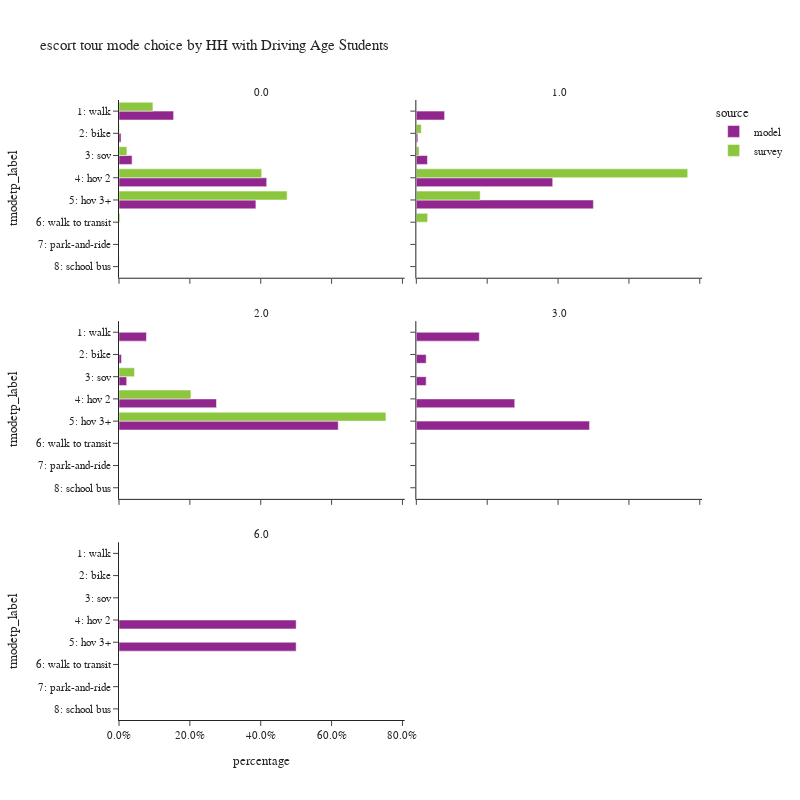

This figure's notebook cell:
### Code cell
plot_mode_choice(es_tour,
                 "hhhsc",
                 {
                  "tmodetp_label":["1: walk","2: bike","3: sov","4: hov 2","5: hov 3+","6: walk to transit",
                                   "7: park-and-ride","8: school bus","9: other–survey only"]},
                 "HH with Driving Age Students",2,800)

### Figure 1 — Plotly figure (JSON) as saved in the notebook; plotly's stock layout.template omitted (floating-point values rounded to 4 significant figures)
{"data": [{"alignmentgroup": "True", "customdata": [[114253], [4281], [27334], [308956], [286391]], "hovertemplate": "source=model<br>hhhsc=0.0<br>percentage=%{x}<br>tmodetp_label=%{y}<br>sample count=%{customdata[0]}<extra></extra>", "legendgroup": "model", "marker": {"color": "#91268F", "pattern": {"shape": ""}}, "name": "model", "offsetgroup": "model", "orientation": "h", "showlegend": true, "textposition": "auto", "type": "bar", "x": [0.1541, 0.005776, 0.03688, 0.4168, 0.3864], "xaxis": "x5", "y": ["1: walk", "2: bike", "3: sov", "4: hov 2", "5: hov 3+"], "yaxis": "y5"}, {"alignmentgroup": "True", "customdata": [[5407], [284], [2124], [26076], [33856]], "hovertemplate": "source=model<br>hhhsc=1.0<br>percentage=%{x}<br>tmodetp_label=%{y}<br>sample count=%{customdata[0]}<extra></extra>", "legendgroup": "model", "marker": {"color": "#91268F", "pattern": {"shape": ""}}, "name": "model", "offsetgroup": "model", "orientation": "h", "showlegend": false, "textposition": "auto", "type": "bar", "x": [0.07981, 0.004192, 0.03135, 0.3849, 0.4997], "xaxis": "x6", "y": ["1: walk", "2: bike", "3: sov", "4: hov 2", "5: hov 3+"], "yaxis": "y6"}, {"alignmentgroup": "True", "customdata": [[673], [60], [188], [2387], [5369]], "hovertemplate": "source=model<br>hhhsc=2.0<br>percentage=%{x}<br>tmodetp_label=%{y}<br>sample count=%{customdata[0]}<extra></extra>", "legendgroup": "model", "marker": {"color": "#91268F", "pattern": {"shape": ""}}, "name": "model", "offsetgroup": "model", "orientation": "h", "showlegend": false, "textposition": "auto", "type": "bar", "x": [0.07756, 0.006915, 0.02167, 0.2751, 0.6188], "xaxis": "x3", "y": ["1: walk", "2: bike", "3: sov", "4: hov 2", "5: hov 3+"], "yaxis": "y3"}, {"alignmentgroup": "True", "customdata": [[32], [5], [5], [50], [88]], "hovertemplate": "source=model<br>hhhsc=3.0<br>percentage=%{x}<br>tmodetp_label=%{y}<br>sample count=%{customdata[0]}<extra></extra>", "legendgroup": "model", "marker": {"color": "#91268F", "pattern": {"shape": ""}}, "name": "model", "offsetgroup": "model", "orientation": "h", "showlegend": false, "textposition": "auto", "type": "bar", "x": [0.1778, 0.02778, 0.02778, 0.2778, 0.4889], "xaxis": "x4", "y": ["1: walk", "2: bike", "3: sov", "4: hov 2", "5: hov 3+"], "yaxis": "y4"}, {"alignmentgroup": "True", "customdata": [[1], [1]], "hovertemplate": "source=model<br>hhhsc=6.0<br>percentage=%{x}<br>tmodetp_label=%{y}<br>sample count=%{customdata[0]}<extra></extra>", "legendgroup": "model", "marker": {"color": "#91268F", "pattern": {"shape": ""}}, "name": "model", "offsetgroup": "model", "orientation": "h", "showlegend": false, "textposition": "auto", "type": "bar", "x": [0.5, 0.5], "xaxis": "x", "y": ["4: hov 2", "5: hov 3+"], "yaxis": "y"}, {"alignmentgroup": "True", "customdata": [[79], [10], [27], [258], [212], [9], [3]], "hovertemplate": "source=survey<br>hhhsc=0.0<br>percentage=%{x}<br>tmodetp_label=%{y}<br>sample count=%{customdata[0]}<extra></extra>", "legendgroup": "survey", "marker": {"color": "#8CC63E", "pattern": {"shape": ""}}, "name": "survey", "offsetgroup": "survey", "orientation": "h", "showlegend": true, "textposition": "auto", "type": "bar", "x": [0.09573, 0.00119, 0.02228, 0.4027, 0.4745, 0.003052, 0.0005548], "xaxis": "x5", "y": ["1: walk", "2: bike", "3: sov", "4: hov 2", "5: hov 3+", "6: walk to transit", "8: school bus"], "yaxis": "y5"}, {"alignmentgroup": "True", "customdata": [[1], [1], [1], [29], [11], [1]], "hovertemplate": "source=survey<br>hhhsc=1.0<br>percentage=%{x}<br>tmodetp_label=%{y}<br>sample count=%{customdata[0]}<extra></extra>", "legendgroup": "survey", "marker": {"color": "#8CC63E", "pattern": {"shape": ""}}, "name": "survey", "offsetgroup": "survey", "orientation": "h", "showlegend": false, "textposition": "auto", "type": "bar", "x": [0.000217, 0.01403, 0.007579, 0.766, 0.1803, 0.0319], "xaxis": "x6", "y": ["1: walk", "2: bike", "3: sov", "4: hov 2", "5: hov 3+", "6: walk to transit"], "yaxis": "y6"}, {"alignmentgroup": "True", "customdata": [[1], [2], [6]], "hovertemplate": "source=survey<br>hhhsc=2.0<br>percentage=%{x}<br>tmodetp_label=%{y}<br>sample count=%{customdata[0]}<extra></extra>", "legendgroup": "survey", "marker": {"color": "#8CC63E", "pattern": {"shape": ""}}, "name": "survey", "offsetgroup": "survey", "orientation": "h", "showlegend": false, "textposition": "auto", "type": "bar", "x": [0.04369, 0.2029, 0.7534], "xaxis": "x3", "y": ["3: sov", "4: hov 2", "5: hov 3+"], "yaxis": "y3"}], "layout": {"annotations": [{"font": {}, "showarrow": false, "text": "6.0", "x": 0.245, "xanchor": "center", "xref": "paper", "y": 0.2867, "yanchor": "bottom", "yref": "paper"}, {"font": {}, "showarrow": false, "text": "2.0", "x": 0.245, "xanchor": "center", "xref": "paper", "y": 0.6433, "yanchor": "bottom", "yref": "paper"}, {"font": {}, "showarrow": false, "text": "3.0", "x": 0.755, "xanchor": "center", "xref": "paper", "y": 0.6433, "yanchor": "bottom", "yref": "paper"}, {"font": {}, "showarrow": false, "text": "0.0", "x": 0.245, "xanchor": "center", "xref": "paper", "y": 1.0, "yanchor": "bottom", "yref": "paper"}, {"font": {}, "showarrow": false, "text": "1.0", "x": 0.755, "xanchor": "center", "xref": "paper", "y": 1.0, "yanchor": "bottom", "yref": "paper"}], "barmode": "group", "height": 800, "legend": {"title": {"text": "source"}, "tracegroupgap": 0}, "title": {"text": "escort tour mode choice by HH with Driving Age Students"}, "width": 800, "xaxis": {"anchor": "y", "domain": [0.0, 0.49], "tickformat": ".1%", "title": {"text": "percentage"}}, "xaxis2": {"anchor": "y2", "domain": [0.51, 1.0], "matches": "x", "tickformat": ".1%", "title": {"text": "percentage"}}, "xaxis3": {"anchor": "y3", "domain": [0.0, 0.49], "matches": "x", "showticklabels": false, "tickformat": ".1%"}, "xaxis4": {"anchor": "y4", "domain": [0.51, 1.0], "matches": "x", "showticklabels": false, "tickformat": ".1%"}, "xaxis5": {"anchor": "y5", "domain": [0.0, 0.49], "matches": "x", "showticklabels": false, "tickformat": ".1%"}, "xaxis6": {"anchor": "y6", "domain": [0.51, 1.0], "matches": "x", "showticklabels": false, "tickformat": ".1%"}, "yaxis": {"anchor": "x", "categoryarray": ["9: other–survey only", "8: school bus", "7: park-and-ride", "6: walk to transit", "5: hov 3+", "4: hov 2", "3: sov", "2: bike", "1: walk"], "categoryorder": "array", "domain": [0.0, 0.2867], "title": {"text": "tmodetp_label"}}, "yaxis2": {"anchor": "x2", "domain": [0.0, 0.2867], "matches": "y", "showticklabels": false}, "yaxis3": {"anchor": "x3", "categoryarray": ["9: other–survey only", "8: school bus", "7: park-and-ride", "6: walk to transit", "5: hov 3+", "4: hov 2", "3: sov", "2: bike", "1: walk"], "categoryorder": "array", "domain": [0.3567, 0.6433], "matches": "y", "title": {"text": "tmodetp_label"}}, "yaxis4": {"anchor": "x4", "domain": [0.3567, 0.6433], "matches": "y", "showticklabels": false}, "yaxis5": {"anchor": "x5", "categoryarray": ["9: other–survey only", "8: school bus", "7: park-and-ride", "6: walk to transit", "5: hov 3+", "4: hov 2", "3: sov", "2: bike", "1: walk"], "categoryorder": "array", "domain": [0.7133, 1.0], "matches": "y", "title": {"text": "tmodetp_label"}}, "yaxis6": {"anchor": "x6", "domain": [0.7133, 1.0], "matches": "y", "showticklabels": false}}}
